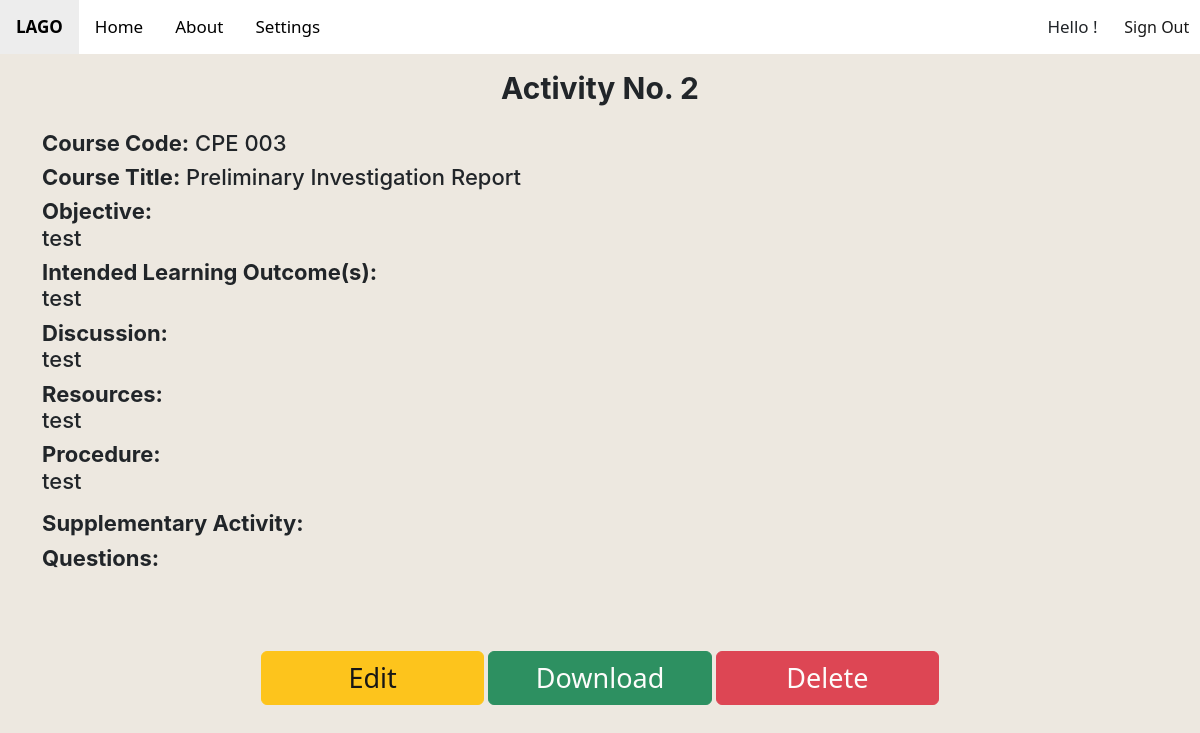
Page /home/view/2/ (signed in) on the committed database.
### main/models.py (models this page shows, shortened)
class labmanual(models.Model):
    id = models.AutoField(primary_key=True)
    act_no = models.IntegerField()
    lab_title = models.CharField(max_length=50)
    course_code = models.CharField(max_length=50)
    objective = models.TextField()
    ilos = models.TextField()
    discussion = models.TextField()
    res = models.TextField()
    procedures = RichTextField(blank=True, null=True)
    questions = models.TextField()
    supplementary = models.TextField()

### main/views.py (the view)
# urls.py: path("home/view/<int:pk>/", login_required(PostDetailView.as_view(), login_url='/'), name="post-detail"),
class PostDetailView(DetailView):
    model = labmanual
    template_name = 'main/preview.html'

### main/templates/main/preview.html (shortened to what this page needs)
{% extends 'main/base.html' %}
{% block previous %}
    <a href=".." class="active"><b>LAGO</b></a>
{% endblock %}
{% block body %}
    <div class = "container">
        <div class = "row">
            <p><h1 style="text-align:center; font-size:30px;font-family:'Inter', sans-serif; margin-bottom:0" ><b>Activity No. {{ object.act_no }}</b></h1></p>
            <div class="col">
                <div id = "heading", name = "heading" >
                    <h1 style="text-align:justify; font-size:22px;font-family:'Inter', sans-serif;margin-bottom:10;" ><b>Course Code:</b> {{ object.course_code }}</h1>
                    <h1 style="text-align:justify; font-size:22px;font-family:'Inter', sans-serif;margin-bottom:10;" ><b>Course Title:</b> {{ object.lab_title }}</h1>
                </div>
                <div id = "content", name = "content" >
                    <h1 style="text-align:justify; font-size:22px;font-family:'Inter', sans-serif;margin-bottom:10;" ><b>Objective:<br></b> {{ object.objective }}</h1>
                    <h1 style="text-align:justify; font-size:22px;font-family:'Inter', sans-serif;margin-bottom:10;" ><b>Intended Learning Outcome(s):<br></b> {{ object.ilos }}</h1>
                    <h1 style="text-align:justify; font-size:22px;font-family:'Inter', sans-serif;margin-bottom:10;" ><b>Discussion:<br></b> {{ object.discussion }}</h1>
                    <h1 style="text-align:justify; font-size:22px;font-family:'Inter', sans-serif;margin-bottom:10;" ><b>Resources:<br></b> {{ object.res }}</h1>
                    <h1 style="text-align:justify; font-size:22px;font-family:'Inter', sans-serif;margin-bottom:10;" ><b>Procedure:<br></b> {{ object.procedures|safe }}</h1>
                    <h1 style="text-align:justify; font-size:22px;font-family:'Inter', sans-serif;margin-bottom:10;" ><b>Supplementary Activity:<br></b> {{ object.supplementary }}</h1>
                    <h1 style="text-align:justify; font-size:22px;font-family:'Inter', sans-serif;margin-bottom:10;" ><b>Questions:<br></b> {{ object.questions }}</h1>
                </div>
            </div>
        </div>
        <br><br><br>
        <div class="center">
            <button class="btn btn-warning btn-md" type="button" style="font-size:27px" onclick = "location.href='#'">Edit</button>
            <button class="btn btn-success btn-md" type="button" style="font-size:27px" onclick = "location.href='./download/'">Download</button>
            <button class="btn btn-danger btn-md" type="button" style="font-size:27px" onclick = "location.href='./delete'">Delete</button>
        </div>
        <br><br>
     </div>
</body>
{% endblock %}

### main/templates/main/base.html (style rules this page uses)
.active { background-color: #fec007; }
.btn-md { padding: 10px 20px; font-size: 25px; border-radius: 10px; width:20%; height:20%; }
.center { text-align: center; }
.topnav a { float: left; display: block; color: #000000; text-align: center; padding: 14px 16px; text-decoration: none; font-size: 17px; }
button { background-color: #FFFFFF; color: black; padding: 5px 5px; margin: 8px 0; border: none; cursor: pointer; width: 10%; opacity: 0.9; }
body { font-family: Arial, Helvetica, sans-serif; overflow-x: hidden; overflow-y: auto; min-height:100%; }
html { min-height: 100%; }

### rows in the picture
labmanual: act_no "2", course_code "CPE 003", lab_title "Preliminary Investigation Report", objective "test", ilos "test", discussion "test", res "test", procedures "test"
